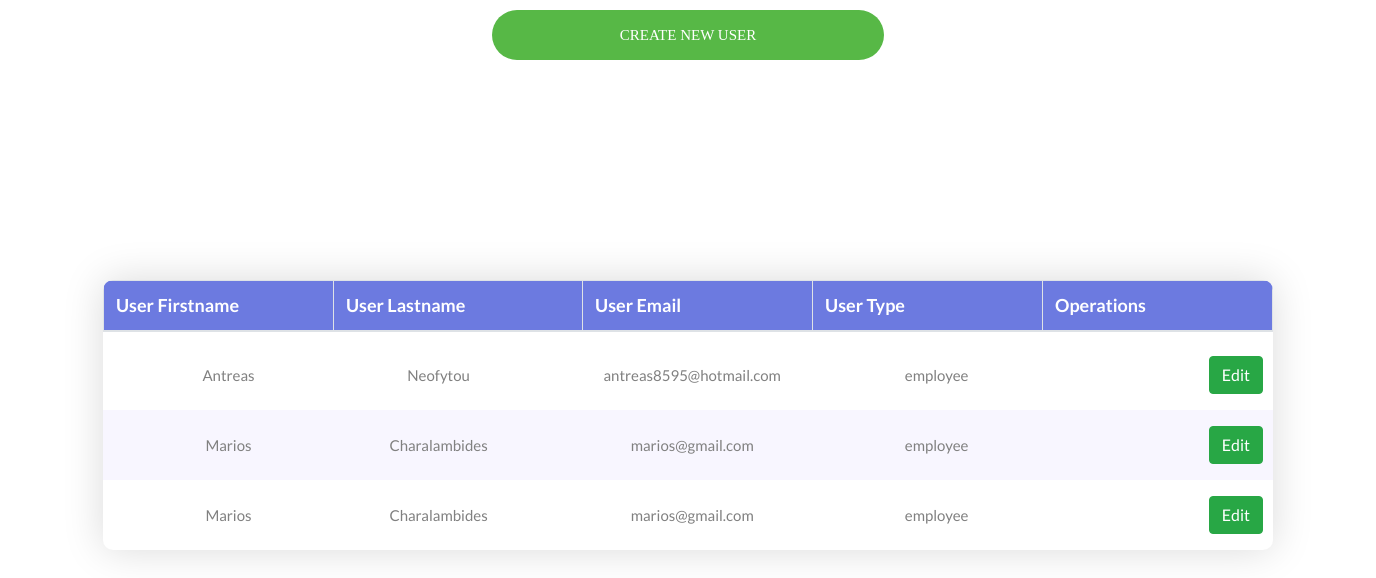
/table/adminShowForm.php, run on an earlier commit of the app's database.
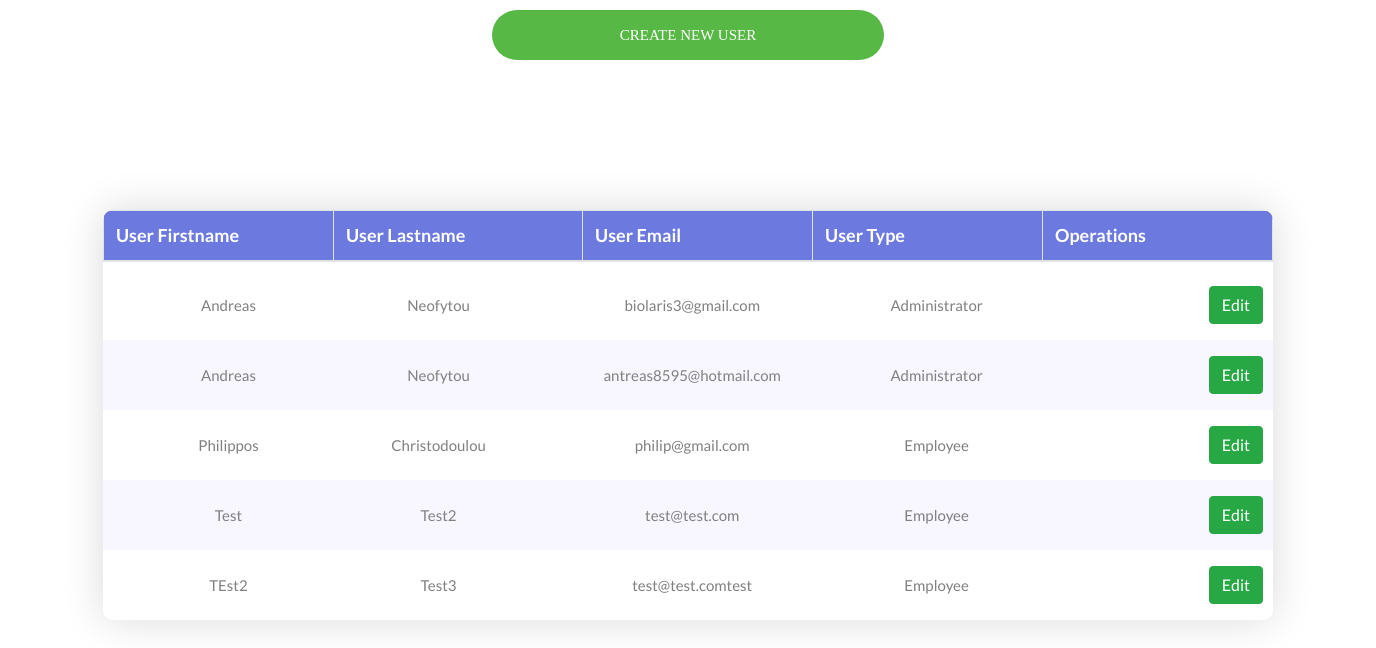
And on a later commit of the database.
### tables this page shows
CREATE TABLE `User` (
  `user_Id` int(11) NOT NULL,
  `user_Password` varchar(255) NOT NULL,
  `user_Firstname` varchar(45) DEFAULT NULL,
  `user_Lastname` varchar(70) DEFAULT NULL,
  `user_Email` varchar(70) DEFAULT NULL,
  `user_Type` enum('Employee','Administrator') NOT NULL
);

### src/table/adminShowForm.php (the view, shortened to what this page needs)
<!DOCTYPE html>
<html lang="en">
<head>
    <link rel="stylesheet" type="text/css" href="vendor/bootstrap/css/bootstrap.min.css">
    <link rel="stylesheet" type="text/css" href="fonts/font-awesome-4.7.0/css/font-awesome.min.css">
    <link rel="stylesheet" type="text/css" href="vendor/animate/animate.css">
    <link rel="stylesheet" type="text/css" href="vendor/select2/select2.min.css">
    <link rel="stylesheet" type="text/css" href="vendor/perfect-scrollbar/perfect-scrollbar.css">
    <link rel="stylesheet" type="text/css" href="css/util.css">
    <link rel="stylesheet" type="text/css" href="css/main.css">
    <link rel="stylesheet" href="https://cdn.jsdelivr.net/npm/bootstrap@4.5.3/dist/css/bootstrap.min.css">
</head>
<body>
<div class="centerThis">
    <a class="thisButton" href="createUser.php" >Create New User</a>
</div>
<div class="limiter">
    <div class="container-table100">
        <div class="wrap-table100">
            <div class="table100 ver1 m-b-110">
                <div class="table100-head">
                    <table class="table table-striped table-bordered table-hover" id="dataTables-example">
                        <thead>
                        <tr class="row100 head">
                            <th class="cell100 column1">User Firstname</th>
                            <th class="cell100 column2">User Lastname</th>
                            <th class="cell100 column3">User Email</th>
                            <th class="cell100 column4">User Type</th>
                            <th class="cell100 column5">Operations</th>
                        </tr>
                        </thead>
                    </table>
                </div>
                <div class="table100-body js-pscroll ps ps--active-y">
                    <table>
                        <tbody>
                        <?php
                        include '../connection.php';
                        $sql2 = "SELECT user_Firstname,user_Lastname,user_Email,user_Type FROM User ORDER BY user_Firstname ";
                        $resultForm2=mysqli_query($conn,$sql2);
                        while ($row = mysqli_fetch_array($resultForm2)) {
                            echo "<tr class='row100 body'>
                                        <td class='cell100 column1'>" . $row[0] . "</td>
                                        <td class='cell100 column2'>" . $row[1] . "</td>
                                        <td class='cell100 column3'>" . $row[2] . "</td>
                                        <td class='cell100 column4'>" . $row[3] . "</td>
                                        <td class='cell100 column5'>
                                            <div class=\"text-right\">
                                            <a class='btn btn-success editbtn' href='createUser.php?email=$row[2]'> Edit </a></td>
                                              </div>
                                      </tr>";
                        }
                        ?>
                </div>
            </div>
</body>
</html>

### src/table/css/main.css (style rules this page uses)
* { margin: 0px; padding: 0px; box-sizing: border-box; }
body, html { height: 100%; font-family: sans-serif; }
a { margin: 0px; transition: all 0.4s; -webkit-transition: all 0.4s; -o-transition: all 0.4s; -moz-transition: all 0.4s; }
.js-pscroll { position: relative; overflow: hidden; }
.limiter { width: 1366px; margin: 0 auto; }
.container-table100 { width: 100%; min-height: 100vh; background: #fff; display: -webkit-box; display: -webkit-flex; display: -moz-box; display: -ms-flexbox; display: flex; align-items: center; justify-content: center; flex-wrap: wrap; padding: 33px 30px; }
.wrap-table100 { width: 1170px; }
.thisButton { font-family: Montserrat-Bold; font-size: 15px; line-height: 1.5; color: #fff; text-transform: uppercase; width: 100%; height: 50px; border-radius: 25px; background: #57b846; display: -webkit-box; display: -webkit-flex; display: -moz-box; display: -ms-flexbox; display: flex; justify-content: center; align-items: center; padding: 0 25px; -webkit-transition: all 0.4s; -o-transition: all 0.4s; -moz-transition: all 0.4s; transition: all 0.4s; }
.centerThis { margin: auto; width: 30%; padding: 10px; }
.table100 { background-color: #fff; }
table { width: 100%; }
th, td { font-weight: unset; padding-right: 10px; }
td { text-align:center }
.column1 { width: 12%; padding-left: 40px; }
.column2 { width: 13%; }
.column3 { width: 12%; }
.column4 { width: 12%; }
.column5 { width: 12%; }
.table100-head th { padding-top: 18px; padding-bottom: 18px; }
.table100-body td { padding-top: 16px; padding-bottom: 16px; }
.table100 { position: relative; padding-top: 60px; }
.table100-head { position: absolute; width: 100%; top: 0; left: 0; }
.table100-body { max-height: 585px; overflow: auto; }
.table100.ver1 th { font-family: Lato-Bold; font-size: 18px; color: #fff; line-height: 1.4; background-color: #6c7ae0; }
.table100.ver1 td { font-family: Lato-Regular; font-size: 15px; color: #808080; line-height: 1.8; }
.table100.ver1 .table100-body tr:nth-child(even) { background-color: #f8f6ff; }
.table100.ver1 { border-radius: 10px; overflow: hidden; box-shadow: 0 0px 40px 0px rgba(0, 0, 0, 0.15); -moz-box-shadow: 0 0px 40px 0px rgba(0, 0, 0, 0.15); -webkit-box-shadow: 0 0px 40px 0px rgba(0, 0, 0, 0.15); -o-box-shadow: 0 0px 40px 0px rgba(0, 0, 0, 0.15); -ms-box-shadow: 0 0px 40px 0px rgba(0, 0, 0, 0.15); }

What changed in the data, as far as the page shows it:
removed user: user_Firstname "Antreas", user_Lastname "Neofytou", user_Email "antreas8595@hotmail.com", user_Type "employee"
removed user: user_Firstname "Marios", user_Lastname "Charalambides", user_Email "marios@gmail.com", user_Type "employee"
removed user: user_Firstname "Marios", user_Lastname "Charalambides", user_Email "marios@gmail.com", user_Type "employee"
added user: user_Firstname "Andreas", user_Lastname "Neofytou", user_Email "biolaris3@gmail.com", user_Type "Administrator"
added user: user_Firstname "Andreas", user_Lastname "Neofytou", user_Email "antreas8595@hotmail.com", user_Type "Administrator"
added user: user_Firstname "Philippos", user_Lastname "Christodoulou", user_Email "philip@gmail.com", user_Type "Employee"
added user: user_Firstname "Test", user_Lastname "Test2", user_Email "test@test.com", user_Type "Employee"
added user: user_Firstname "TEst2", user_Lastname "Test3", user_Email "test@test.comtest", user_Type "Employee"
